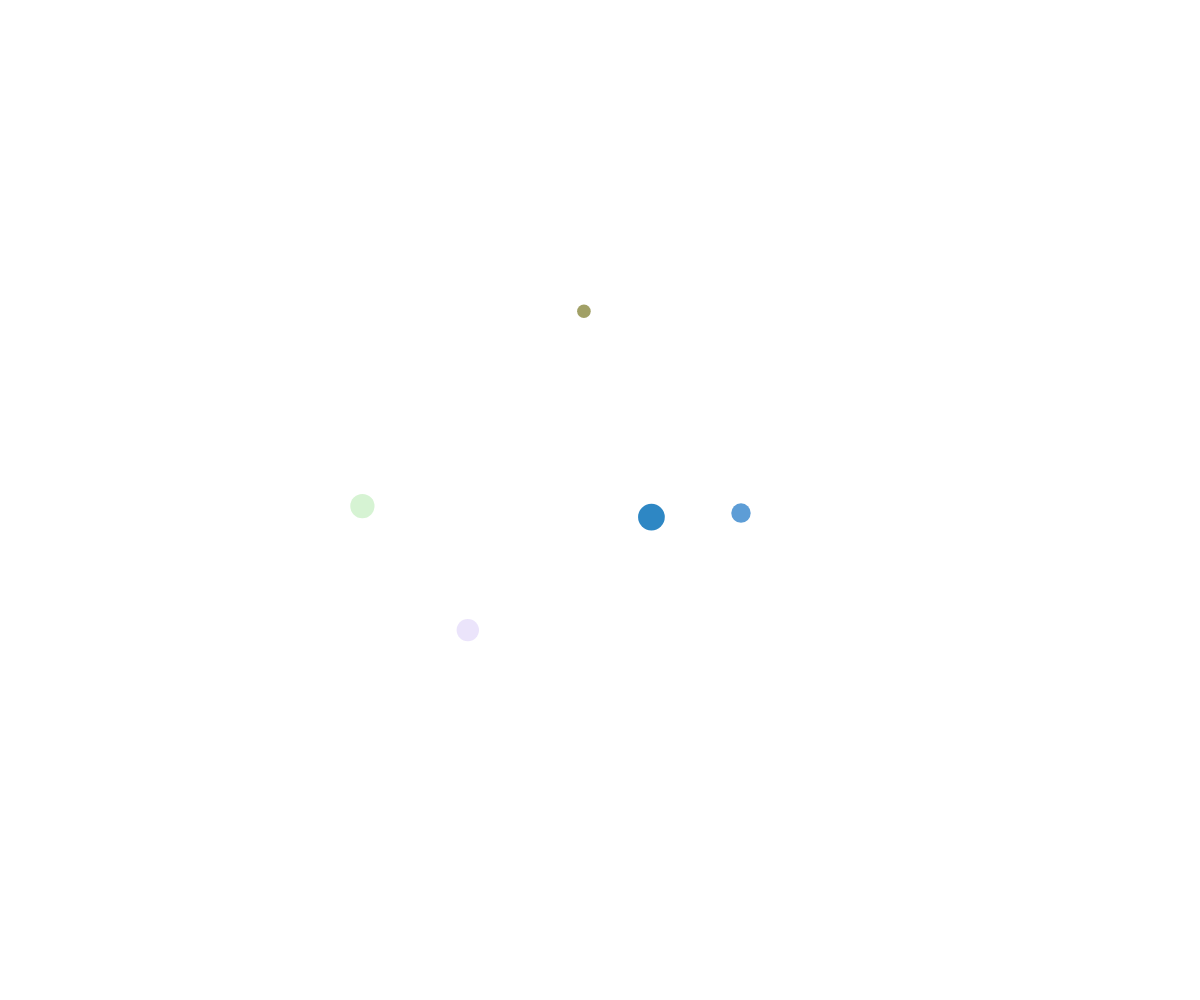
Frame 1 (no input)
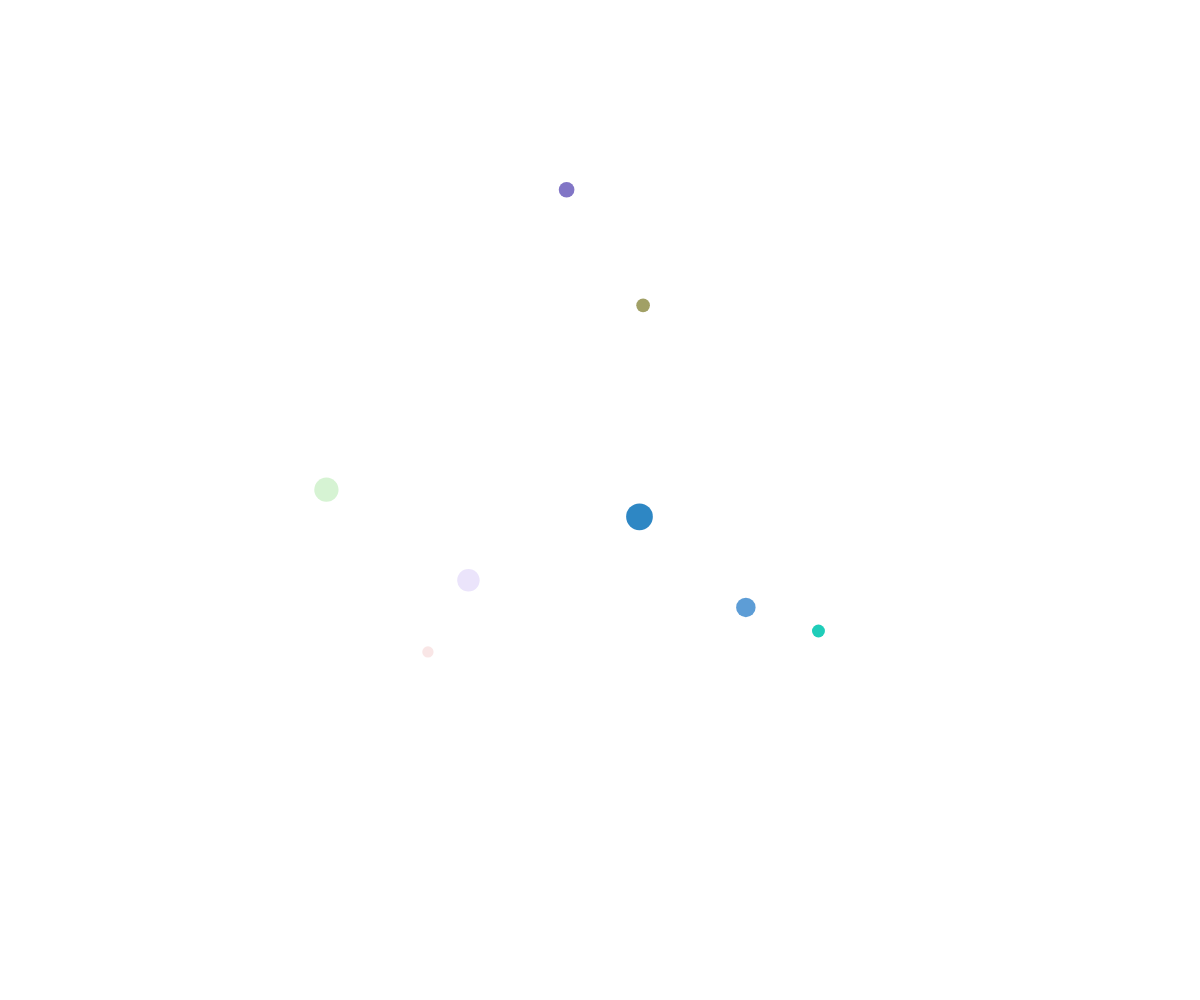
Frame 60 (no input)
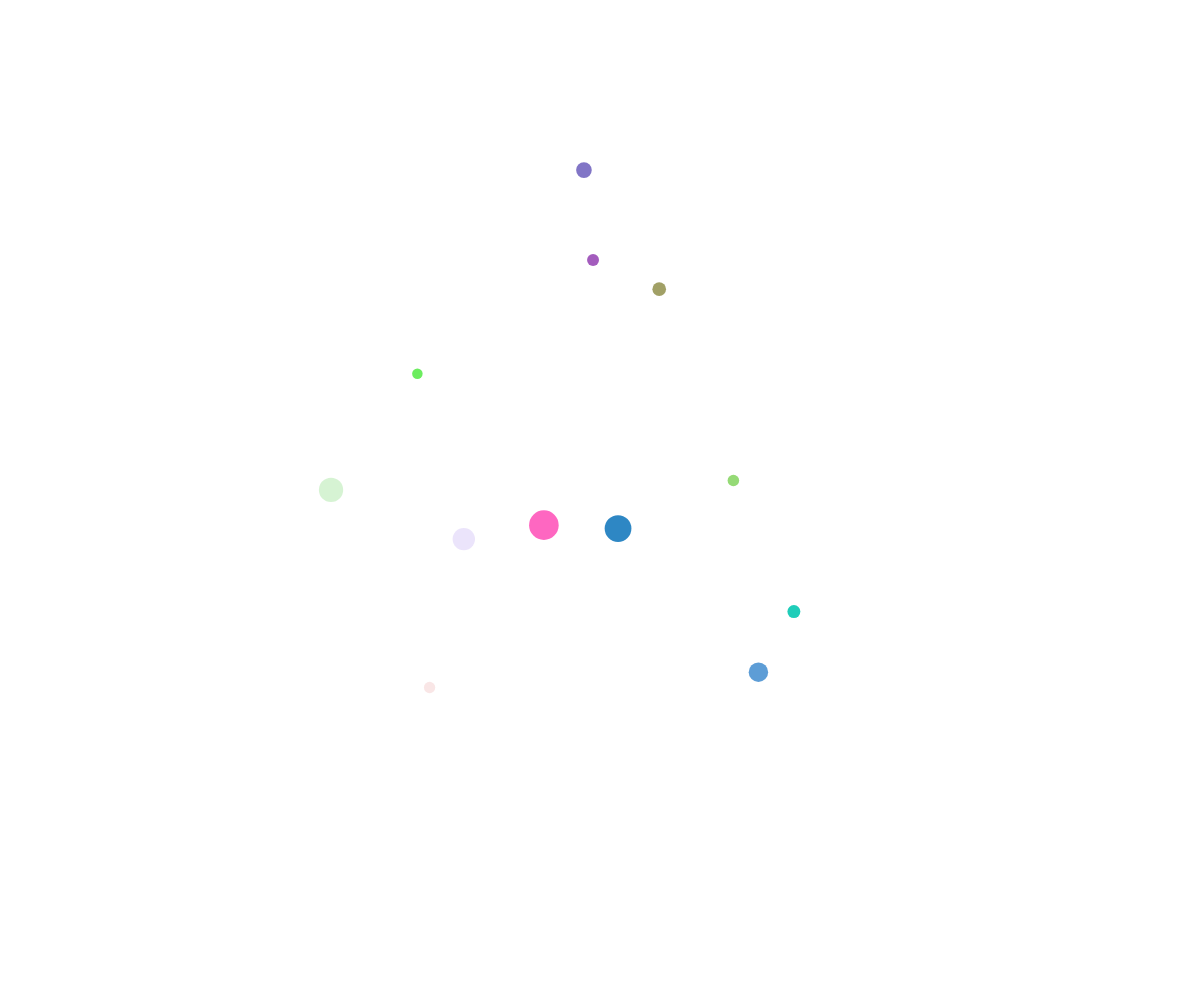
Frame 120 (the mouse pressed at the canvas centre since frame 60)

The p5.js sketch that drew these frames (run headless with seeded random() and noise() and a simulated clock; from frame 60 on, the mouse is pressed at the canvas centre):

// p5.js sketch
// ── sketch.js
//bubble movement demo
//object notations and arrays
//25 March 2024

let theBubbles = [];

function setup() {
  createCanvas(windowWidth, windowHeight);
  noStroke();
  for(let i = 0; i < 5; i++){
    spawnBubble();
  }

  //spawn a new bubble every half second
  window.setInterval(spawnBubble, 500);
}

function draw() {
  background(255);
  // moveBubblesRandomly();
  moveBubblesWithNoise();
  displayBubbles();
}

function moveBubblesWithNoise(){
  for (let bubble of theBubbles){
    //figure out where to be
    let x = noise(bubble.timeX) * width;
    let y = noise(bubble.timeY) * height;

    //set the bubble objects location
    bubble.x = x;
    bubble.y = y;

    //increment timeX and timeY
    bubble.timeX += bubble.deltaTime;
    bubble.timeY += bubble.deltaTime;
  }
}

function moveBubblesRandomly(){
  for(let bubble of theBubbles){
    let choice = random(100);
    if(choice< 25){
      //move up
      bubble.y -= bubble.speed;
    }
    else if(choice< 50){
      //move down
      bubble.y += bubble.speed;
    }
    else if(choice< 75){
      //move right
      bubble.x += bubble.speed;
    }
    else{
      //move up
      bubble.x -= bubble.speed;
    }
  }
}

function displayBubbles(){
  
  for (let bubble of theBubbles){
    fill(bubble.r, bubble.g, bubble.b, bubble.alpha);
    circle(bubble.x, bubble.y, bubble.size);
  }
}

function spawnBubble(){
  let someBubble = {
    size: random(10, 30),
    x: random(width),
    y: random(height),
    speed: 3,
    r: random(255),
    g: random(255),
    b: random(255),
    alpha: random(255),
    timeX: random(1000000),
    timeY: random(1000000),
    deltaTime: 0.001,
  };
  theBubbles.push(someBubble);
}
